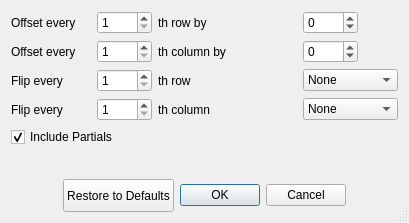
<?xml version="1.0" encoding="UTF-8"?>
<ui version="4.0">
 <class>Repeat_Pattern</class>
 <widget class="QDialog" name="Repeat_Pattern">
  <property name="geometry">
   <rect>
    <x>0</x>
    <y>0</y>
    <width>409</width>
    <height>223</height>
   </rect>
  </property>
  <property name="sizePolicy">
   <sizepolicy hsizetype="Fixed" vsizetype="Preferred">
    <horstretch>0</horstretch>
    <verstretch>0</verstretch>
   </sizepolicy>
  </property>
  <property name="windowTitle">
   <string>Repeat Parameters</string>
  </property>
  <property name="windowIcon">
   <iconset>
    <normaloff>../data/icon3.png</normaloff>../data/icon3.png</iconset>
  </property>
  <property name="whatsThis">
   <string extracomment="Repeat the pattern specified within the bounds you just selected"/>
  </property>
  <property name="sizeGripEnabled">
   <bool>true</bool>
  </property>
  <property name="modal">
   <bool>false</bool>
  </property>
  <property name="pattern" stdset="0">
   <string/>
  </property>
  <layout class="QVBoxLayout" name="verticalLayout">
   <item>
    <layout class="QGridLayout" name="gridLayout_3">
     <item row="2" column="1">
      <widget class="QSpinBox" name="flipRow">
       <property name="minimum">
        <number>1</number>
       </property>
      </widget>
     </item>
     <item row="0" column="1">
      <widget class="QSpinBox" name="rowSkip">
       <property name="maximumSize">
        <size>
         <width>55</width>
         <height>16777215</height>
        </size>
       </property>
       <property name="minimum">
        <number>1</number>
       </property>
       <property name="value">
        <number>1</number>
       </property>
      </widget>
     </item>
     <item row="3" column="3">
      <widget class="QComboBox" name="flipColumnOrientation">
       <item>
        <property name="text">
         <string>None</string>
        </property>
       </item>
       <item>
        <property name="text">
         <string>Vertically</string>
        </property>
       </item>
       <item>
        <property name="text">
         <string>Horizontally</string>
        </property>
       </item>
      </widget>
     </item>
     <item row="1" column="1">
      <widget class="QSpinBox" name="columnSkip">
       <property name="maximumSize">
        <size>
         <width>55</width>
         <height>16777215</height>
        </size>
       </property>
       <property name="minimum">
        <number>1</number>
       </property>
       <property name="value">
        <number>1</number>
       </property>
      </widget>
     </item>
     <item row="3" column="0">
      <widget class="QLabel" name="label_7">
       <property name="text">
        <string>Flip every</string>
       </property>
      </widget>
     </item>
     <item row="0" column="3">
      <widget class="QSpinBox" name="rowSkipAmount">
       <property name="maximumSize">
        <size>
         <width>55</width>
         <height>16777215</height>
        </size>
       </property>
       <property name="minimum">
        <number>-99</number>
       </property>
      </widget>
     </item>
     <item row="1" column="0">
      <widget class="QLabel" name="label">
       <property name="maximumSize">
        <size>
         <width>80</width>
         <height>16777215</height>
        </size>
       </property>
       <property name="text">
        <string>Offset every</string>
       </property>
      </widget>
     </item>
     <item row="2" column="2">
      <widget class="QLabel" name="label_6">
       <property name="text">
        <string>th row</string>
       </property>
      </widget>
     </item>
     <item row="2" column="3">
      <widget class="QComboBox" name="flipRowOrientation">
       <item>
        <property name="text">
         <string>None</string>
        </property>
       </item>
       <item>
        <property name="text">
         <string>Vertically</string>
        </property>
       </item>
       <item>
        <property name="text">
         <string>Horizontally</string>
        </property>
       </item>
      </widget>
     </item>
     <item row="2" column="0">
      <widget class="QLabel" name="label_5">
       <property name="text">
        <string>Flip every</string>
       </property>
      </widget>
     </item>
     <item row="3" column="1">
      <widget class="QSpinBox" name="flipColumn">
       <property name="minimum">
        <number>1</number>
       </property>
       <property name="displayIntegerBase">
        <number>10</number>
       </property>
      </widget>
     </item>
     <item row="1" column="2">
      <widget class="QLabel" name="label_2">
       <property name="text">
        <string>th column by</string>
       </property>
      </widget>
     </item>
     <item row="3" column="2">
      <widget class="QLabel" name="label_8">
       <property name="text">
        <string>th column</string>
       </property>
      </widget>
     </item>
     <item row="1" column="3">
      <widget class="QSpinBox" name="columnSkipAmount">
       <property name="maximumSize">
        <size>
         <width>55</width>
         <height>16777215</height>
        </size>
       </property>
       <property name="minimum">
        <number>-99</number>
       </property>
      </widget>
     </item>
     <item row="0" column="0">
      <widget class="QLabel" name="label_3">
       <property name="maximumSize">
        <size>
         <width>80</width>
         <height>16777215</height>
        </size>
       </property>
       <property name="text">
        <string>Offset every</string>
       </property>
      </widget>
     </item>
     <item row="0" column="2">
      <widget class="QLabel" name="label_4">
       <property name="text">
        <string>th row by</string>
       </property>
      </widget>
     </item>
    </layout>
   </item>
   <item>
    <widget class="QCheckBox" name="includeHalfsies">
     <property name="toolTip">
      <string extracomment="Include lines that have one end in the selected area"/>
     </property>
     <property name="text">
      <string>Include Partials</string>
     </property>
     <property name="checked">
      <bool>true</bool>
     </property>
     <property name="tristate">
      <bool>false</bool>
     </property>
    </widget>
   </item>
   <item>
    <spacer name="verticalSpacer">
     <property name="orientation">
      <enum>Qt::Vertical</enum>
     </property>
     <property name="sizeHint" stdset="0">
      <size>
       <width>20</width>
       <height>40</height>
      </size>
     </property>
    </spacer>
   </item>
   <item>
    <layout class="QHBoxLayout" name="horizontalLayout_5">
     <item>
      <spacer name="horizontalSpacer_3">
       <property name="orientation">
        <enum>Qt::Horizontal</enum>
       </property>
       <property name="sizeHint" stdset="0">
        <size>
         <width>40</width>
         <height>20</height>
        </size>
       </property>
      </spacer>
     </item>
     <item>
      <widget class="QPushButton" name="restoreDefaults">
       <property name="minimumSize">
        <size>
         <width>0</width>
         <height>33</height>
        </size>
       </property>
       <property name="text">
        <string>Restore to Defaults</string>
       </property>
      </widget>
     </item>
     <item>
      <widget class="QDialogButtonBox" name="okCancel">
       <property name="minimumSize">
        <size>
         <width>0</width>
         <height>33</height>
        </size>
       </property>
       <property name="orientation">
        <enum>Qt::Horizontal</enum>
       </property>
       <property name="standardButtons">
        <set>QDialogButtonBox::Cancel|QDialogButtonBox::Ok</set>
       </property>
      </widget>
     </item>
     <item>
      <spacer name="horizontalSpacer_4">
       <property name="orientation">
        <enum>Qt::Horizontal</enum>
       </property>
       <property name="sizeHint" stdset="0">
        <size>
         <width>40</width>
         <height>20</height>
        </size>
       </property>
      </spacer>
     </item>
    </layout>
   </item>
  </layout>
 </widget>
 <resources/>
 <connections>
  <connection>
   <sender>okCancel</sender>
   <signal>accepted()</signal>
   <receiver>Repeat_Pattern</receiver>
   <slot>accept()</slot>
   <hints>
    <hint type="sourcelabel">
     <x>248</x>
     <y>254</y>
    </hint>
    <hint type="destinationlabel">
     <x>157</x>
     <y>274</y>
    </hint>
   </hints>
  </connection>
  <connection>
   <sender>okCancel</sender>
   <signal>rejected()</signal>
   <receiver>Repeat_Pattern</receiver>
   <slot>reject()</slot>
   <hints>
    <hint type="sourcelabel">
     <x>316</x>
     <y>260</y>
    </hint>
    <hint type="destinationlabel">
     <x>286</x>
     <y>274</y>
    </hint>
   </hints>
  </connection>
  <connection>
   <sender>columnSkip</sender>
   <signal>valueChanged(int)</signal>
   <receiver>Repeat_Pattern</receiver>
   <slot>update()</slot>
   <hints>
    <hint type="sourcelabel">
     <x>195</x>
     <y>61</y>
    </hint>
    <hint type="destinationlabel">
     <x>217</x>
     <y>268</y>
    </hint>
   </hints>
  </connection>
  <connection>
   <sender>columnSkipAmount</sender>
   <signal>valueChanged(int)</signal>
   <receiver>Repeat_Pattern</receiver>
   <slot>update()</slot>
   <hints>
    <hint type="sourcelabel">
     <x>348</x>
     <y>61</y>
    </hint>
    <hint type="destinationlabel">
     <x>217</x>
     <y>268</y>
    </hint>
   </hints>
  </connection>
  <connection>
   <sender>rowSkip</sender>
   <signal>valueChanged(int)</signal>
   <receiver>Repeat_Pattern</receiver>
   <slot>update()</slot>
   <hints>
    <hint type="sourcelabel">
     <x>200</x>
     <y>22</y>
    </hint>
    <hint type="destinationlabel">
     <x>217</x>
     <y>268</y>
    </hint>
   </hints>
  </connection>
  <connection>
   <sender>rowSkipAmount</sender>
   <signal>valueChanged(int)</signal>
   <receiver>Repeat_Pattern</receiver>
   <slot>update()</slot>
   <hints>
    <hint type="sourcelabel">
     <x>343</x>
     <y>22</y>
    </hint>
    <hint type="destinationlabel">
     <x>217</x>
     <y>268</y>
    </hint>
   </hints>
  </connection>
  <connection>
   <sender>okCancel</sender>
   <signal>clicked(QAbstractButton*)</signal>
   <receiver>Repeat_Pattern</receiver>
   <slot>close()</slot>
   <hints>
    <hint type="sourcelabel">
     <x>228</x>
     <y>512</y>
    </hint>
    <hint type="destinationlabel">
     <x>217</x>
     <y>268</y>
    </hint>
   </hints>
  </connection>
  <connection>
   <sender>includeHalfsies</sender>
   <signal>clicked()</signal>
   <receiver>Repeat_Pattern</receiver>
   <slot>update()</slot>
   <hints>
    <hint type="sourcelabel">
     <x>230</x>
     <y>95</y>
    </hint>
    <hint type="destinationlabel">
     <x>217</x>
     <y>268</y>
    </hint>
   </hints>
  </connection>
  <connection>
   <sender>flipRow</sender>
   <signal>valueChanged(int)</signal>
   <receiver>Repeat_Pattern</receiver>
   <slot>update()</slot>
   <hints>
    <hint type="sourcelabel">
     <x>168</x>
     <y>102</y>
    </hint>
    <hint type="destinationlabel">
     <x>220</x>
     <y>292</y>
    </hint>
   </hints>
  </connection>
  <connection>
   <sender>flipRowOrientation</sender>
   <signal>currentTextChanged(QString)</signal>
   <receiver>Repeat_Pattern</receiver>
   <slot>update()</slot>
   <hints>
    <hint type="sourcelabel">
     <x>311</x>
     <y>102</y>
    </hint>
    <hint type="destinationlabel">
     <x>220</x>
     <y>292</y>
    </hint>
   </hints>
  </connection>
  <connection>
   <sender>flipColumn</sender>
   <signal>valueChanged(int)</signal>
   <receiver>Repeat_Pattern</receiver>
   <slot>update()</slot>
   <hints>
    <hint type="sourcelabel">
     <x>166</x>
     <y>142</y>
    </hint>
    <hint type="destinationlabel">
     <x>220</x>
     <y>292</y>
    </hint>
   </hints>
  </connection>
  <connection>
   <sender>flipColumnOrientation</sender>
   <signal>currentTextChanged(QString)</signal>
   <receiver>Repeat_Pattern</receiver>
   <slot>update()</slot>
   <hints>
    <hint type="sourcelabel">
     <x>311</x>
     <y>142</y>
    </hint>
    <hint type="destinationlabel">
     <x>220</x>
     <y>292</y>
    </hint>
   </hints>
  </connection>
 </connections>
</ui>
